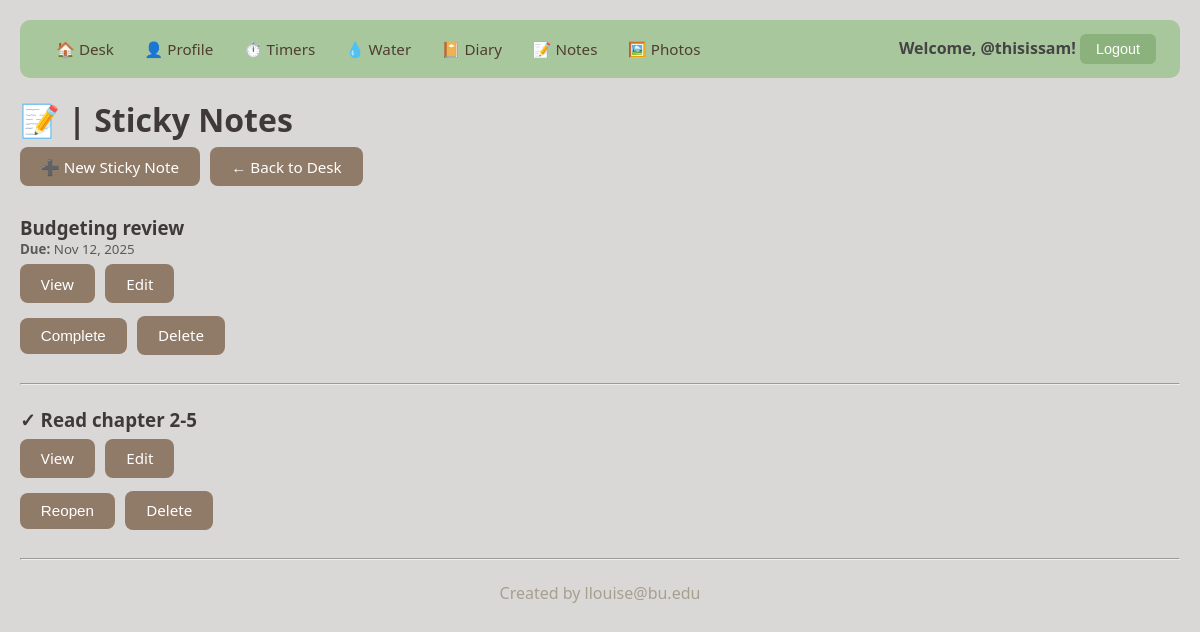
/project/notes/ (signed in), run on the app's committed database.
### project/models.py (models this page shows, shortened)
class StickyNote(models.Model):
    user = models.ForeignKey(
        User, on_delete=models.CASCADE, related_name="sticky_notes"
    )
    title = models.CharField(max_length=100, help_text="Short title")
    content = models.TextField(null=True, blank=True, help_text="Optional note content")
    due_date = models.DateField(
        null=True, blank=True, help_text="Optional reminder date"
    )
    is_completed = models.BooleanField(default=False)
    created_at = models.DateTimeField(auto_now_add=True)
    updated_at = models.DateTimeField(auto_now=True)
    class Meta:
        ordering = ["is_completed", "-created_at"]

### project/views.py (the view)
# urls.py: path("notes/", StickyNoteListView.as_view(), name="sticky_note_list"),
class StickyNoteListView(LoginRequiredMixin, ListView):
    model = StickyNote
    template_name = "project/sticky_note_list.html"
    context_object_name = "notes"
    login_url = "login"
    def get_queryset(self):
        return StickyNote.objects.filter(user=self.request.user)

### project/templates/project/sticky_note_list.html (shortened to what this page needs)
{% extends 'project/base.html' %}
{% block content %}
<h1>📝 | Sticky Notes</h1>
<p>
    <a href="{% url 'create_sticky_note' %}" class="btn">➕ New Sticky Note</a>
    <a href="{% url 'desk' %}" class="btn">← Back to Desk</a>
</p>
<p>&nbsp;</p>
<ul>
    {% for note in notes %}
        <li>
            <h3>{% if note.is_completed %}✓{% endif %} {{ note.title }}</h3>
            {% if note.due_date %}
                <p><small><strong>Due:</strong> {{ note.due_date|date:"M d, Y" }}</small></p>
            {% endif %}
            <p>
                <a href="{% url 'sticky_note_detail' note.pk %}" class="btn">View</a>
                <a href="{% url 'update_sticky_note' note.pk %}" class="btn">Edit</a>
                <form method="POST" action="{% url 'toggle_sticky_note' note.pk %}" style="display: inline;">
                    <button type="submit" class="btn">
                        {% if note.is_completed %}Reopen{% else %}Complete{% endif %}
                    </button>
                </form>
                <a href="{% url 'delete_sticky_note' note.pk %}" class="btn">Delete</a>
            </p>
        </li>
        <p>&nbsp;</p>
        <hr>
        <p>&nbsp;</p>
    {% empty %}
        <li>No sticky notes yet. Create your first note!</li>
    {% endfor %}
</ul>
{% endblock %}

### project/templates/project/base.html (shortened to what this page needs)
{% load static %}
<html>
  <head>
    <link rel="stylesheet" href="{% static 'styles-project.css' %}">
  </head>
  <body>
    <nav>
      <div class="nav-links">
        <a href="{% url 'desk' %}">🏠 Desk</a>
        {% if user.is_authenticated %}
          <a href="{% url 'profile_detail' %}">👤 Profile</a>
          <a href="{% url 'timer_list' %}">⏱️ Timers</a>
          <a href="{% url 'water_log_list' %}">💧 Water</a>
          <a href="{% url 'diary_list' %}">📔 Diary</a>
          <a href="{% url 'sticky_note_list' %}">📝 Notes</a>
          <a href="{% url 'photo_list' %}">🖼️ Photos</a>
        {% endif %}
      </div>
      <div class="user-info">
        {% if user.is_authenticated %}
          <span>Welcome, @{{ user.username }}!</span>
          <form method="post" action="{% url 'logout' %}" style="display:inline;">
            <button type="submit" class="nav-link-btn">Logout</button>
          </form>
        {% else %}
          <a href="{% url 'login' %}">Login</a>
        {% endif %}
      </div>
    </nav>
    {% block content %}
    {% endblock %}
    <footer> <div style="text-align: center;"> Created by llouise@bu.edu </div></footer>
  </body>
</html>

### static/styles-project.css (style rules this page uses)
* { margin: 0; padding: 0; box-sizing: border-box; }
body { margin: 0; padding: 20px; min-height: 100vh; font-family: 'Segoe UI', Tahoma, Geneva, Verdana, sans-serif; background: #dad8d6; color: #333; }
ul, li { padding: 0; list-style-type: none; }
h1, h2, h3 { color: #3f3a37; }
p { color: #5a5953; }
footer { width: 100%; color: rgb(167, 159, 143); text-align: center; bottom: 0px; }
nav { background: #a8c79d; padding: 0.85rem 1.5rem; border-radius: 10px; margin-bottom: 20px; display: flex; justify-content: space-between; align-items: center; }
nav a { color: #4f3d31; text-decoration: none; margin: 0 0.75rem; font-weight: 500; font-size: 0.95rem; transition: color 0.2s; }
.nav-links { display: flex; align-items: center; flex-wrap: wrap; gap: 0.4rem; }
.user-info { font-weight: 600; color: #444; }
nav button { background: #8bb17c; color: white; border: none; padding: 0.45rem 1rem; border-radius: 6px; cursor: pointer; font-weight: 500; font-size: 0.9rem; transition: background 0.2s; }
.btn { display: inline-block; padding: 0.6rem 1.3rem; background: #907a68; color: white; text-decoration: none; border-radius: 8px; border: none; cursor: pointer; font-size: 0.95rem; font-weight: 500; transition: background 0.2s, transform 0.2s, box-shadow 0.2s; margin: 0.4rem 0.4rem 0.4rem 0; }
form { display: flex; flex-direction: column; gap: 1rem; max-width: 600px; }

### data on the page
StickyNote: title "Budgeting review", due_date "Nov 12, 2025", is_completed "Complete"
StickyNote: title "Read chapter 2-5", is_completed "Reopen"

### other printed values
{{ user.username }} "thisissam"
